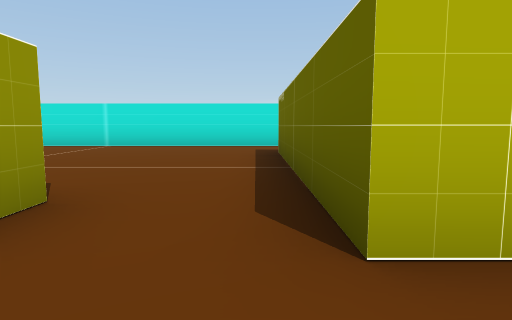
[1] (above)

23 first-person views from a walk through a scene from a Unity 3-D project. The camera is 0.51 m above the floor, tilts 6° down and sees 75° across. The floor is counted in squares, 1 m on a side. Each view is taken from the middle of a square. On the plan, view 1 faces up. The plan holds only what a view shows up to about 9 squares ahead; the rest is blank. The player character is not drawn.

[2]
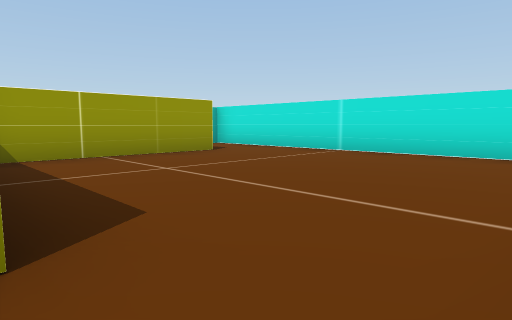

[3]
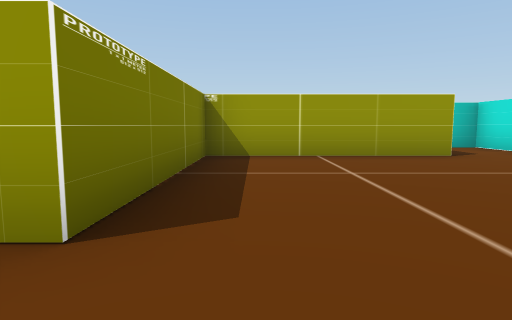

[4]
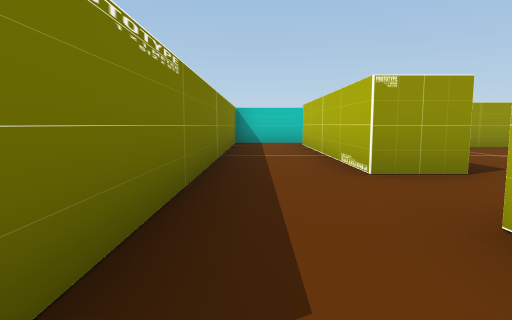

[5]
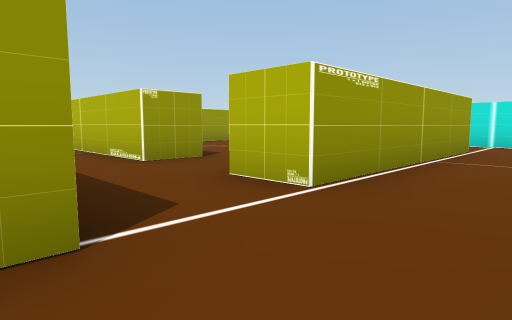

[6]
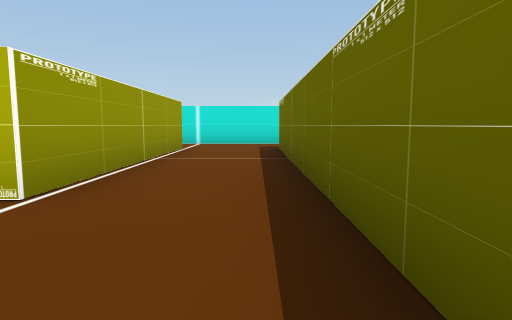

[7]
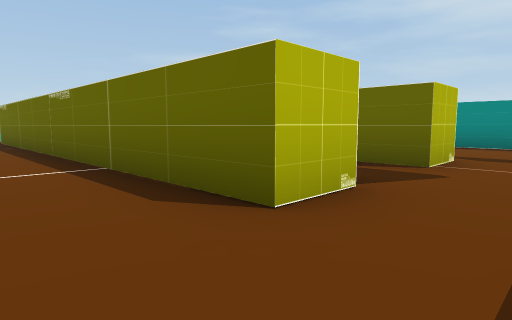

[8]
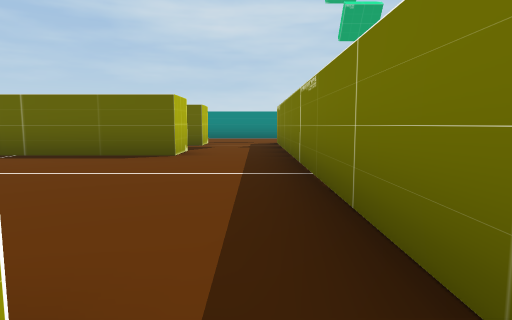

[9]
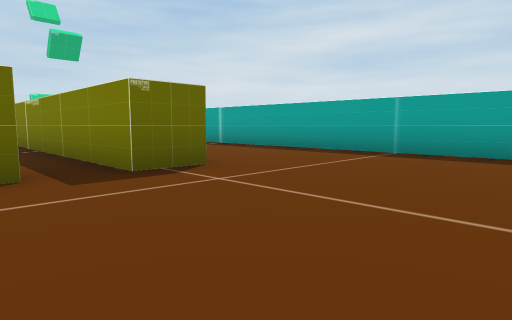

[10]
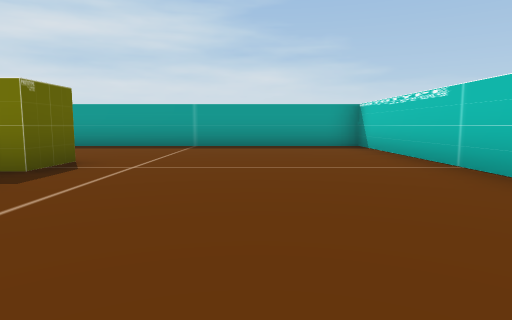

[11]
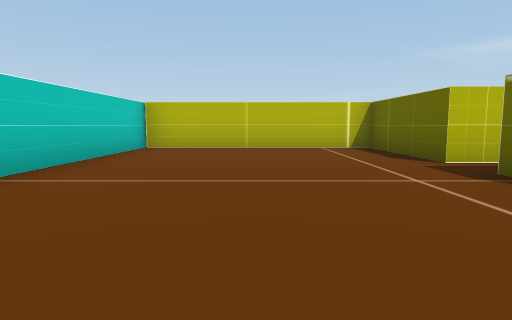

[12]
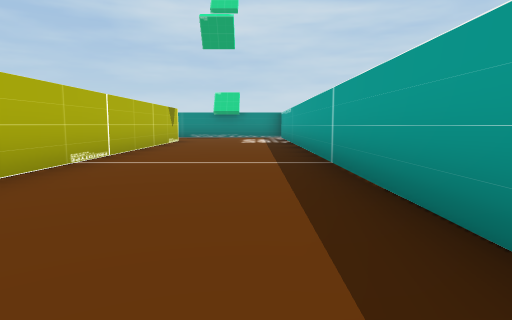

[13]
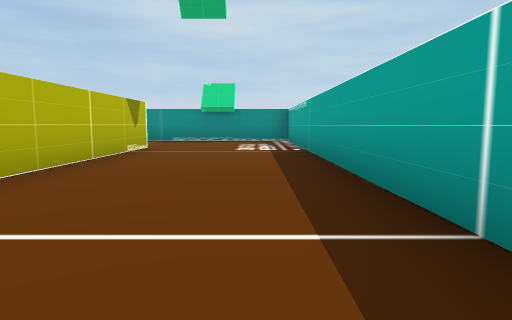

[14]
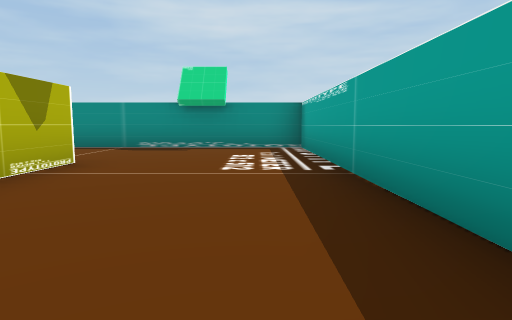

[15]
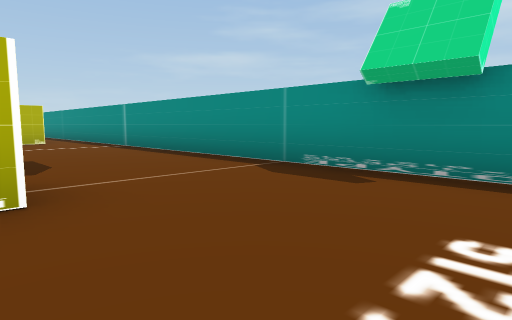

[16]
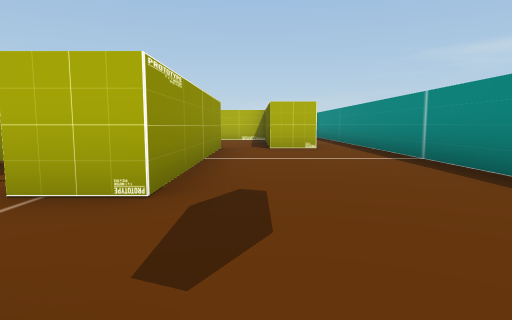

[17]
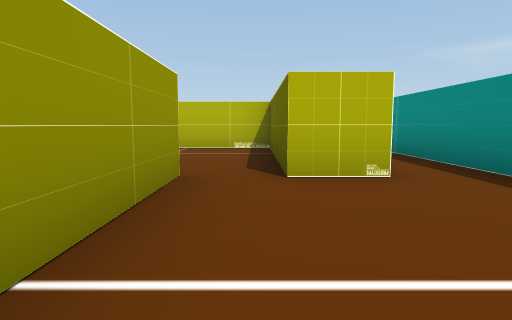

[18]
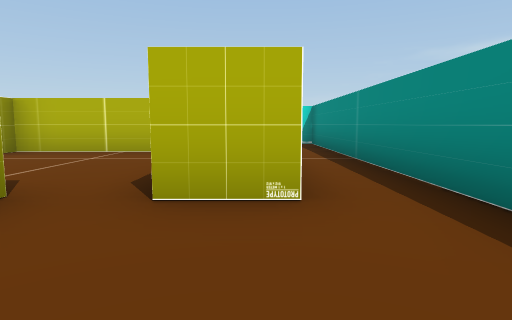

[19]
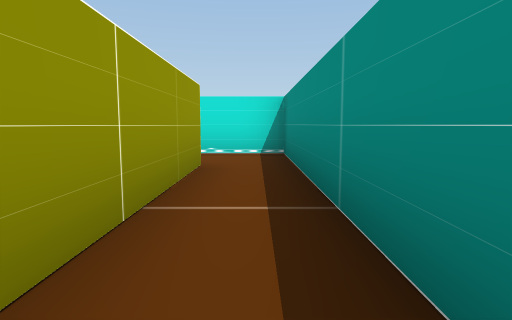

[20]
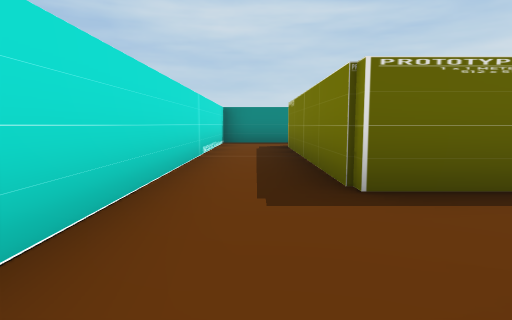

[21]
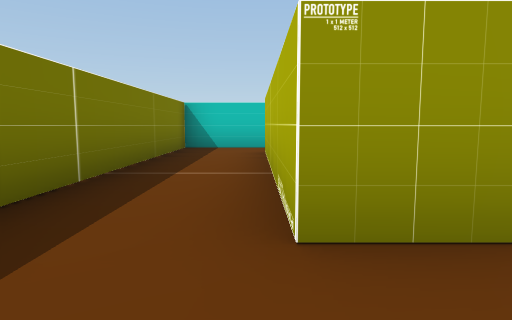

[22]
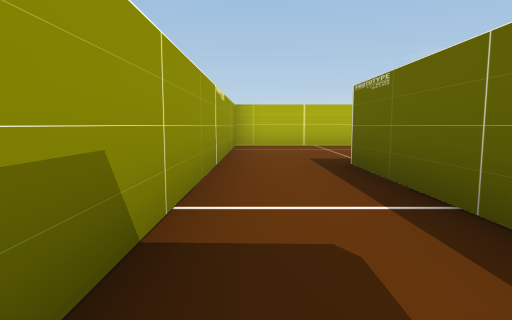

[23]
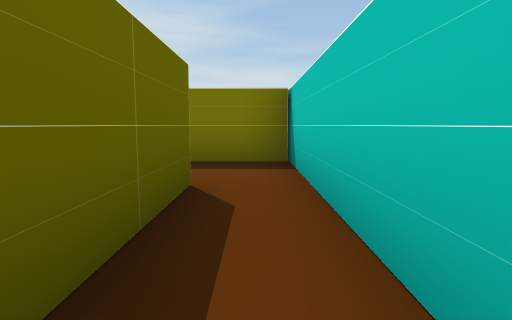

### Floor plan
Points are (right, up) in squares from view 1. A wall is a line through its corners. A room is listed if a view was taken in it or the views show most of it. See-through windows are left out.
Room 1 (views 1, 21)
walls: (-1.6, -0.6) (0.4, -0.6)
ways out: opening at (-0.5, 2) to room 2; opening at (1, 0.5) to room 3; opening at (-1, 0) to room 8
Room 2 (views 2, 3)
walls: (-5.4, 6.2) (-5.4, 2.2) (-1.4, 2.2) (-1.4, 1.2); (0.5, 7.9) (-6.5, 7.9); (0.4, 1.2) (0.4, 6.1)
ways out: opening at (-0.5, 2) to room 1; opening at (1, 7) to room 3; opening at (-6, 7) to room 8
Room 3 (views 4, 5, 6, 20)
walls: (1.4, 6.2) (1.4, 1.2) (0.4, 1.2); (0.4, -0.6) (1.4, -0.6); (3.5, -1.5) (3.5, 6.3) (8.8, 6.3); (9.5, 7.9) (0.5, 7.9)
ways out: opening at (1, 0.5) to room 1; opening at (1, 7) to room 2; opening at (2.5, -1) to room 4; opening at (9, 7) to room 6
Room 4 (views 7, 8)
walls: (-1.4, -4.6) (-2.5, -4.6); (3.5, -3.7) (3.5, -1.5); (-2.5, -5.6) (3.5, -5.6)
ways out: opening at (2.5, -1) to room 3; opening at (-2, -5) to room 5; opening at (4, -4.5) to room 7
Room 5 (views 9, 10, 11, 12, 13, 14, 15, 16, 17, 18)
walls: (-2.5, -6.6) (-2.5, -5.6); (-2.5, -4.6) (-2.5, -1.6) (-7.5, -1.6) (-7.5, -10) (10.5, -10) (10.5, 1.4); (7.5, -6.6) (0.1, -6.6); (7.2, 0.4) (7.2, -3.7); (9.4, 1.2) (8.3, 1.2)
ways out: opening at (-2, -5) to room 4; opening at (10, 2) to room 6; opening at (6.5, -4.5) to room 7; opening at (8, 1) to room 7
Room 6 (view 19)
walls: (9.3, 6.2) (9.3, 2.8); (10.5, 1.4) (10.5, 7.9) (9.5, 7.9)
ways out: opening at (9, 7) to room 3; opening at (10, 2) to room 5
Room 7 (view 22)
walls: (7.2, 1.4) (7.2, 0.4); (8.3, 1.2) (8.3, 5.3) (4.5, 5.3) (4.5, -2.5); (4.5, -3.7) (3.5, -3.7); (7.2, -3.7) (6.2, -3.7) (6.2, 1.4); (3.5, -5.6) (7, -5.6)
ways out: opening at (4, -4.5) to room 4; opening at (6.5, -4.5) to room 5; opening at (8, 1) to room 5
Room 8 (view 23)
walls: (-7.5, 3.5) (-7.5, -1); (-7.5, -0.6) (-1.6, -0.6); (-1.4, 1.2) (-6.4, 1.2) (-6.4, 3.4); (-6.5, 7.9) (-7.5, 7.9)
ways out: opening at (-1, 0) to room 1; opening at (-6, 7) to room 2

Positions as (right, up) in squares from view 1, and headings:
1: (0, 0), facing up
2: (0, 2), facing up-left
3: (0, 3), facing left
4: (2, 0), facing left
5: (3, -1), facing up-left
6: (3, -1), facing up
7: (2, -5), facing up-right
8: (-2, -5), facing right
9: (-6, -4), facing down-right
10: (-5, -2), facing down
11: (-5, -9), facing up
12: (-3, -9), facing right
13: (0, -9), facing right
14: (3, -9), facing right
15: (7, -9), facing up-right
16: (8, -6), facing up
17: (8, -2), facing up
18: (9, -1), facing up
19: (10, 2), facing up
20: (1, 7), facing right
21: (0, 1), facing left
22: (5, -3), facing up
23: (-7, 4), facing down
